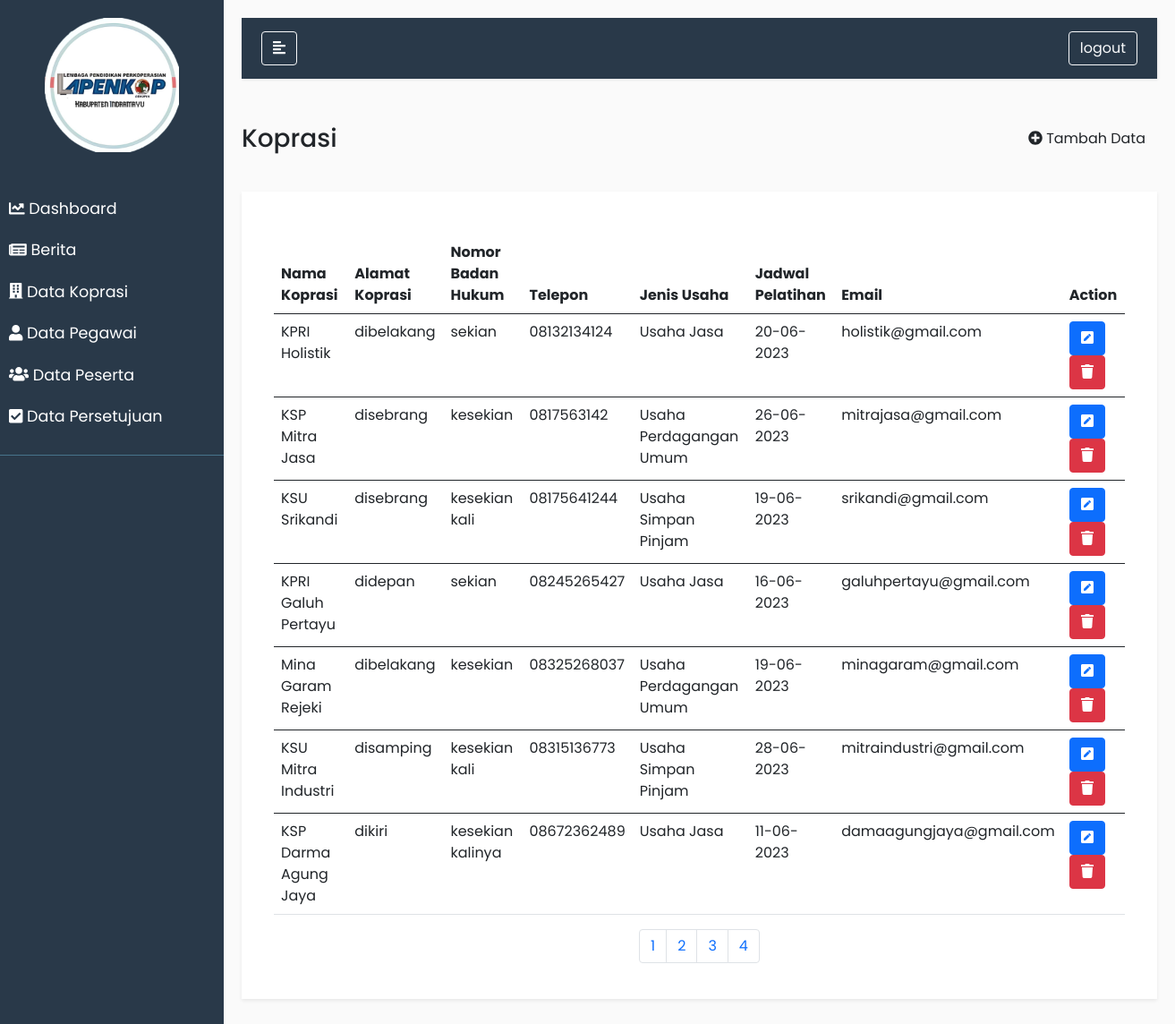
The page /main.php?module=koprasi&halaman=4 on the database its author committed.
### tables this page shows
CREATE TABLE `tbl_koprasi` (
  `id_koprasi` int(50) NOT NULL,
  `nama_koprasi` varchar(50) NOT NULL,
  `alamat` varchar(50) NOT NULL,
  `badan_hukum` varchar(50) NOT NULL,
  `telepon` varchar(50) NOT NULL,
  `jenis_usaha` enum('Usaha Simpan Pinjam','Usaha Perdagangan Umum','Usaha Jasa') NOT NULL,
  `email` text NOT NULL,
  `jadwal_pelatihan` date NOT NULL
);

### views/koprasi/koprasi.php (the view, shortened to what this page needs)
<?php
$db = dbConnect();
if ($db->connect_errno == 0) {
  $jumlahItemPerHalaman = 10;
  $halamanSaatIni = isset($_GET['halaman']) ? $_GET['halaman'] : 1;
  $offset = ($halamanSaatIni - 1) * $jumlahItemPerHalaman;
  $queryTotalItem = "SELECT COUNT(*) as total FROM tbl_koprasi";
  $resultTotalItem = mysqli_query($db, $queryTotalItem);
  $rowTotalItem = mysqli_fetch_assoc($resultTotalItem);
  $totalItem = $rowTotalItem['total'];
  $totalHalaman = ceil($totalItem / $jumlahItemPerHalaman);
?>
  <div class="d-flex flex-column flex-lg-row mb-4">
    <div class="flex-grow-1 d-flex align-items-center">
      <h3>Koprasi</h3>
    </div>
    <div class="ms-5 ms-lg-0 pt-lg-2">
      <nav style="--bs-breadcrumb-divider: '>';" aria-label="breadcrumb">
        <ol class="breadcrumb">
          <div class="d-grid gap-2 d-md-flex justify-content-md-start">
            <a href="" target="_blank" class="btn btn-outline-brand" data-toggle="modal" data-target="#tambahdata"><i class="fas fa-plus-circle" &nbsp></i> Tambah Data</a>
          </div>
        </ol>
      </nav>
    </div>
  </div>
  <div class="bg-white rounded-4 shadow-sm p-4 mb-5">
    <br>
    <div class="container">
      <table class="table">
        <thead>
          <tr>
            <th scope="col">Nama Koprasi</th>
            <th scope="col">Alamat Koprasi</th>
            <th scope="col">Nomor Badan Hukum</th>
            <th scope="col">Telepon</th>
            <th scope="col">Jenis Usaha</th>
            <th scope="col">Jadwal Pelatihan</th>
            <th scope="col">Email</th>
            <th scope="col">Action</th>
          </tr>
        </thead>
        <tbody>
          <?php
          $sql = "SELECT * FROM tbl_koprasi LIMIT $offset, $jumlahItemPerHalaman";
          $res = $db->query($sql);
          if ($res) {
            $data = $res->fetch_row();
            do {
              list($id_koprasi, $nama_koprasi, $alamat, $badan_hukum, $telepon, $jenis_usaha, $email, $jadwal_pelatihan) = $data;
              $date = date_create($jadwal_pelatihan);
          ?>
              <tr>
                <td><?= $nama_koprasi ?></td>
                <td><?= $alamat ?></td>
                <td><?= $badan_hukum ?></td>
                <td><?= $telepon ?></td>
                <td><?= $jenis_usaha ?></td>
                <td><?= date_format($date, "d-m-Y") ?></td>
                <td><?= $email ?></td>
                <td>
                  <button type="button" class="btn btn-primary" data-bs-toggle="modal" data-bs-target="#edit<?= $id_koprasi ?>">
                    <i class="fas fa-pen-square"></i>
                  </button>
                  <button id="hapus-<?= $id_koprasi ?>" type="button" class="btn btn-danger" data-bs-toggle="modal" data-bs-target="#exampleModal<?= $id_koprasi ?>">
                    <i class="fas fa-trash"></i>
                  </button>
    </div>
    <div class="modal fade" id="edit<?= $id_koprasi ?>" tabindex="-1" aria-labelledby="exampleModalLabel" aria-hidden="true">
      <div class="modal-dialog">
        <div class="modal-content">
        <?php
            } while ($data = $res->fetch_row());
        ?>
        <div class="row">
          <nav aria-label="Page navigation example">
            <ul class="pagination justify-content-center">
              <?php for ($i = 1; $i <= $totalHalaman; $i++) { ?>
                <li class="page-item"><a class="page-link" href="?module=koprasi&halaman=<?php echo $i; ?>"><?php echo $i; ?></a></li>
              <?php } ?>
            </ul>
          </nav>
        </div>
        </div>
      </div>
    </div>
  </div>
<?php
          } else
            echo "<div style='color: white'>Gagal Eksekusi SQL" . (DEVELOPMENT ? " : " . $db->error : "") . "<br></div>";
        } else
          echo "<div style='color: white'>Gagal koneksi" . (DEVELOPMENT ? " : " . $db->connect_error : "") . "<br></div>";
?>

### style.css (style rules this page uses)
body { font-family: "Poppins", sans-serif; background: #fafafa; }
a, a:hover, a:focus { color: inherit; text-decoration: none; transition: all 0.3s; }

### rows shown on the page
tbl_koprasi: nama_koprasi "KPRI Holistik", alamat "dibelakang", badan_hukum "sekian", telepon "08132134124", jenis_usaha "Usaha Jasa", jadwal_pelatihan "20-06-2023", email "holistik@gmail.com"
tbl_koprasi: nama_koprasi "KSP Mitra Jasa", alamat "disebrang", badan_hukum "kesekian", telepon "0817563142", jenis_usaha "Usaha Perdagangan Umum", jadwal_pelatihan "26-06-2023", email "mitrajasa@gmail.com"
tbl_koprasi: nama_koprasi "KSU Srikandi", alamat "disebrang", badan_hukum "kesekian kali", telepon "08175641244", jenis_usaha "Usaha Simpan Pinjam", jadwal_pelatihan "19-06-2023", email "srikandi@gmail.com"
tbl_koprasi: nama_koprasi "KPRI Galuh Pertayu", alamat "didepan", badan_hukum "sekian", telepon "08245265427", jenis_usaha "Usaha Jasa", jadwal_pelatihan "16-06-2023", email "galuhpertayu@gmail.com"
tbl_koprasi: nama_koprasi "Mina Garam Rejeki", alamat "dibelakang", badan_hukum "kesekian", telepon "08325268037", jenis_usaha "Usaha Perdagangan Umum", jadwal_pelatihan "19-06-2023", email "minagaram@gmail.com"
tbl_koprasi: nama_koprasi "KSU Mitra Industri", alamat "disamping", badan_hukum "kesekian kali", telepon "08315136773", jenis_usaha "Usaha Simpan Pinjam", jadwal_pelatihan "28-06-2023", email "mitraindustri@gmail.com"
tbl_koprasi: nama_koprasi "KSP Darma Agung Jaya", alamat "dikiri", badan_hukum "kesekian kalinya", telepon "08672362489", jenis_usaha "Usaha Jasa", jadwal_pelatihan "11-06-2023", email "damaagungjaya@gmail.com"
